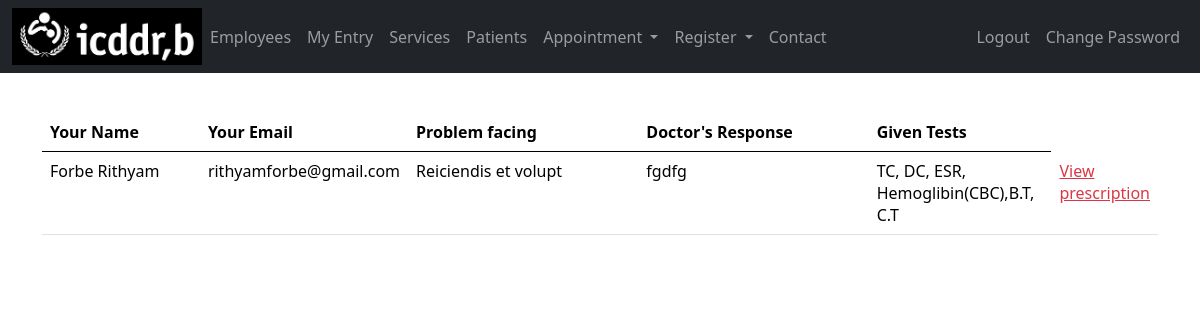
The app's page /my_entry.php (signed in) with its own data.
### tables this page shows
CREATE TABLE `guest` (
  `id` int(255) NOT NULL,
  `name` varchar(255) NOT NULL,
  `email` varchar(255) NOT NULL,
  `address` varchar(255) NOT NULL,
  `phone` varchar(255) NOT NULL,
  `ptype` varchar(255) NOT NULL,
  `file` varchar(255) DEFAULT NULL,
  `message` varchar(255) NOT NULL,
  `response` varchar(255) DEFAULT NULL,
  `test_list` varchar(255) DEFAULT NULL,
  `guestId` int(255) NOT NULL,
  `test_result` varchar(255) DEFAULT NULL,
  `prescription` varchar(255) DEFAULT NULL,
  `m1` varchar(100) DEFAULT NULL,
  `t1` varchar(100) DEFAULT NULL,
  `d1` varchar(100) DEFAULT NULL,
  `m2` varchar(100) DEFAULT NULL,
  `t2` varchar(100) DEFAULT NULL,
  `d2` varchar(100) DEFAULT NULL,
  `m3` varchar(100) DEFAULT NULL,
  `t3` varchar(100) DEFAULT NULL,
  `d3` varchar(100) DEFAULT NULL,
  `m4` varchar(100) DEFAULT NULL,
  `t4` varchar(100) DEFAULT NULL,
  `d4` varchar(100) DEFAULT NULL,
  `m5` varchar(100) DEFAULT NULL,
  `t5` varchar(100) DEFAULT NULL,
  `d5` varchar(100) DEFAULT NULL,
  `m6` varchar(100) DEFAULT NULL,
  `t6` varchar(100) DEFAULT NULL,
  `d6` varchar(100) DEFAULT NULL,
  `m7` varchar(100) DEFAULT NULL,
  `t7` varchar(100) DEFAULT NULL,
  `d7` varchar(100) DEFAULT NULL
);

### init.php (called while the page is built, shortened)
<?php
$source = new source;
?>

### classes/source.php (called while the page is built, shortened)
<?php
class source extends db{
    public $Query;
    public function Query($query,$param = []){
        if(empty($param)){
            $this->Query = $this->db->prepare($query);
            return $this->Query->execute();
        }else{
            $this->Query = $this->db->prepare($query);
            return $this->Query->execute($param);
        }
    }
    public function CountRows(){
        return $this->Query->rowCount();
    }
    public function FetchAll(){
        return $this->Query->FetchAll(PDO::FETCH_OBJ);
    }
}
?>

### classes/db.php (called while the page is built, shortened)
<?php
class db{
    private $host = "localhost";
    private $username = "root";
    private $password = "";
    private $database = "intern";
    public function __construct(){
        try{
            $this->db = new PDO("mysql:hsot=".$this->host.";dbname=".$this->database,
            $this->username,$this->password);
        }catch(PDOException $e){
            echo "Connection problem : ".$e->getMessage();
        }
    }
}
?>

### my_entry.php (the view, shortened to what this page needs)
<?php
include "init.php";
?>
<html>
<head>
    <link href="https://cdn.jsdelivr.net/npm/bootstrap@5.0.2/dist/css/bootstrap.min.css" rel="stylesheet">
    <link rel="stylesheet" href="style/css_responsive.css">
</head>
<body>
    <?php
    include 'splitfile/navbar.php';
    ?>
    <div class="container-fluid">
        <div class="container">
            <div style="border: 5px; padding: 5px; margin-top: 15px; margin-bottom:15px;">
            </div>
            <table class="table table-hover">
                <thead>
                    <tr>
                        <th class="col-2">Your Name</th>
                        <th class="col-2">Your Email</th>
                        <th class="col-3">Problem facing</th>
                        <th class="col-3">Doctor's Response</th>
                        <th class="col-3">Given Tests</th>
                    </tr>
                </thead>
                <tbody>
                    <?php
                        $query = $source->Query("Select * FROM guest where guestId=?", [$_SESSION['idno']]);
                        $details = $source->FetchAll();
                        $numrow = $source->CountRows();
                        if ($numrow > 0) {
                            foreach ($details as $row) :
                    ?>
                                <tr>
                                    <td><?php echo $row->name; ?></td>
                                    <td><?php echo $row->email; ?></td>
                                    <td><?php echo $row->message; ?></td>
                                    <td><?php if ( $row->response== "(Pending)") {
                                        echo "
                                         <a href='pending_mes.php?deleteuser=" . $row->id . "' class='.btn-sm btn-outline-danger mr-2'>Pending</a>
                                        ";
                                    }else {?>
                                    <?php echo $row->response; ?></td><?php } ?>
                                    <td>
                                        <?php if ( $row->test_list== "(Pending)") {
                                        echo " <a href='pending_mes.php?deleteuser=" . $row->id . "' class='.btn-sm btn-outline-danger mr-2'>Pending</a>
                                        ";
                                    }else{?>
                                    <?php echo $row->test_list; ?></td><?php } ?>
                                    <?php if(!is_null($row->m1)){
                                        echo "<td>
                                         <a href='prescription.php?id=" . $row->id . "' class='.btn-sm btn-outline-danger mr-2'>View prescription</a> </td>
                                        </tr>";}
                                    ?>
                                <?php
                            endforeach;
                        }
                        ?>
                </tbody>
            </table>
        </div>
    </div>
</body>
</html>

### style/css_responsive.css (style rules this page uses)
* { box-sizing: border-box; margin: 0; padding: 0; }

### records on screen
guest: name "Forbe Rithyam", email "rithyamforbe@gmail.com", message "Reiciendis et volupt", response "fgdfg", test_list "TC, DC, ESR, Hemoglibin(CBC),B.T, C.T"
